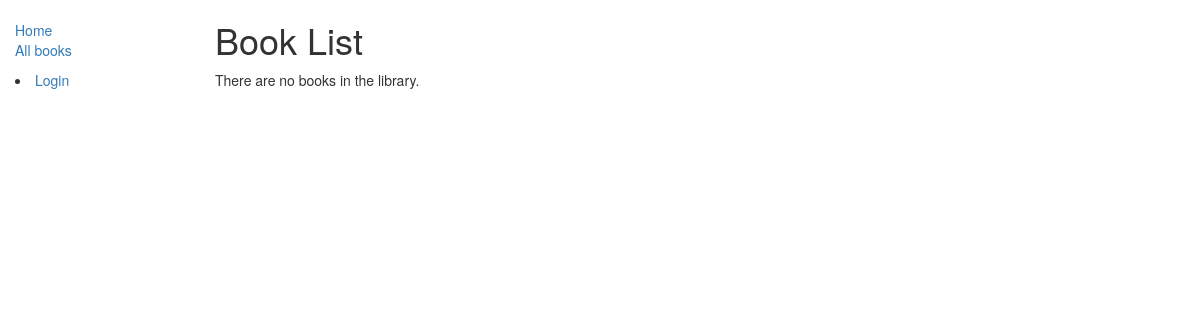
Before: /catalog/books/ with the older database file.
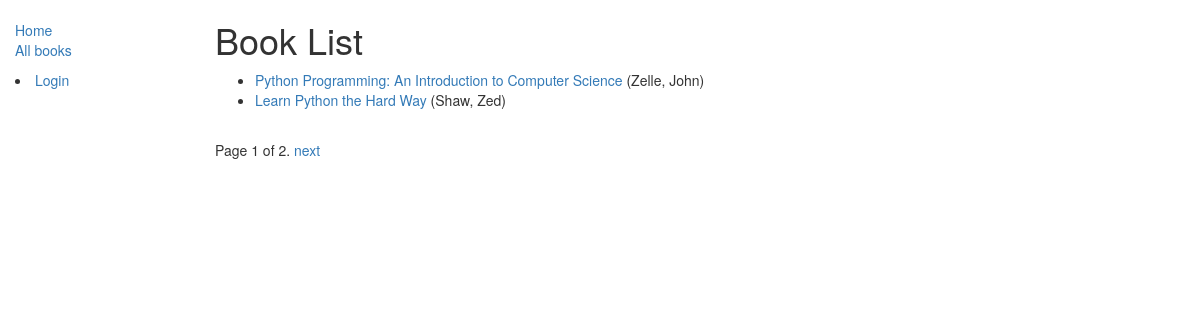
After: the same page with the newer database file.
### catalog/models.py (models this page shows, shortened)
class Book(models.Model):
    title = models.CharField(max_length=200)
    author = models.ForeignKey('Author', on_delete=models.SET_NULL, null=True)
    summary = models.TextField(
        max_length=1000, help_text="Enter a brief description of the book")
    isbn = models.CharField(
        'ISBN', max_length=13, help_text='13 Character <a href="https://www.isbn-international.org/content/what-isbn">ISBN number</a>')
    genre = models.ManyToManyField(
        Genre, help_text="Select a genre for this book")
    def get_absolute_url(self):
        return reverse('book-detail', args=[str(self.id)])
    class Meta:
        ordering = ['-id']

class Author(models.Model):
    first_name = models.CharField(max_length=100)
    last_name = models.CharField(max_length=100)
    date_of_birth = models.DateField(null=True, blank=True)
    date_of_death = models.DateField('Died', null=True, blank=True)
    class Meta:
        ordering = ["last_name"]
    def __str__(self):
        return '%s, %s' % (self.last_name, self.first_name)

### catalog/views.py (the view)
class BookListView(generic.ListView):
    model = Book
    paginate_by = 2

### catalog/templates/catalog/book_list.html (shortened to what this page needs)
{% extends "base_generic.html" %}
{% block content %}
    <h1>Book List</h1>
    {% if book_list %}
    <ul>
      {% for book in book_list %}
      <li>
        <a href="{{ book.get_absolute_url }}">{{ book.title }}</a> ({{book.author}})
      </li>
      {% endfor %}
    </ul>
    {% else %}
      <p>There are no books in the library.</p>
    {% endif %}
{% endblock %}
{% block pagination %}
  {% if is_paginated %}
      <div class="pagination">
          <span class="page-links">
              <span class="page-current">
                  Page {{ page_obj.number }} of {{ page_obj.paginator.num_pages }}.
              </span>
              {% if page_obj.has_next %}
                  <a href="{{ request.path }}?page={{ page_obj.next_page_number }}">next</a>
              {% endif %}
          </span>
      </div>
  {% endif %}
{% endblock %}

### catalog/templates/base_generic.html (shortened to what this page needs)
<!DOCTYPE html>
<html lang="en">
<head>
  <link rel="stylesheet" href="https://maxcdn.bootstrapcdn.com/bootstrap/3.3.7/css/bootstrap.min.css">
  {% load static %}
  <link rel="stylesheet" href="{% static 'css/styles.css' %}">
</head>
<body>
  <div class="container-fluid">
    <div class="row">
      <div class="col-sm-2">
      {% block sidebar %}
      <ul class="sidebar-nav">
          <li><a href="{% url 'index' %}">Home</a></li>
          <li><a href="{% url 'books' %}">All books</a></li>
      </ul>
         {% if user.is_authenticated %}
     <li>User: {{ user.get_username }}</li>
     <li><a href="{% url 'logout'%}?next={{request.path}}">Logout</a></li>
     <li><a href="{% url 'my-borrowed' %}">My Borrowed</a></li>
   {% else %}
     <li><a href="{% url 'login'%}?next={{request.path}}">Login</a></li>
   {% endif %}
     {% endblock %}
      </div>
      <div class="col-sm-10 ">
      {% block content %}{% endblock %}
      {% block pagination %}{% endblock %}
      </div>
    </div>
  </div>
</body>
</html>

### catalog/static/css/styles.css (style rules this page uses)
.sidebar-nav { margin-top: 20px; padding: 0; list-style: none; }

Changed rows visible on the page:
added Book: title "Python Programming: An Introduction to Computer Science", author "Zelle, John"
added Book: title "Learn Python the Hard Way", author "Shaw, Zed"
Other visible differences:
{{ page_obj.number }}: (not shown) → "1"
{{ page_obj.paginator.num_pages }}: (not shown) → "2"
text no longer shown: "There are no books in the library."
text now shown: "Page of . next"
